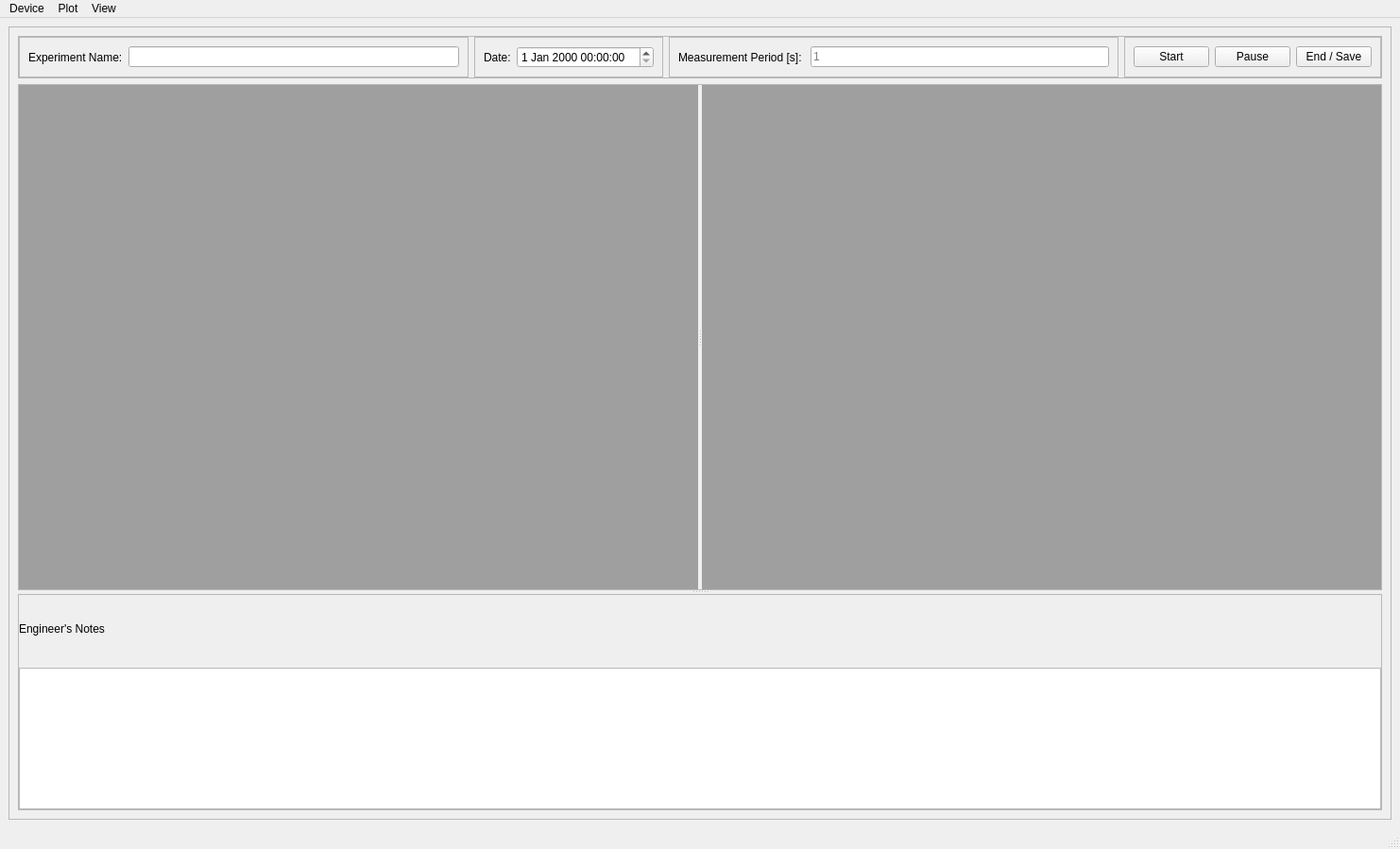
<?xml version="1.0" encoding="UTF-8"?>
<ui version="4.0">
 <class>MainWindow</class>
 <widget class="QMainWindow" name="MainWindow">
  <property name="geometry">
   <rect>
    <x>0</x>
    <y>0</y>
    <width>1482</width>
    <height>899</height>
   </rect>
  </property>
  <property name="windowTitle">
   <string>MainWindow</string>
  </property>
  <widget class="QWidget" name="centralwidget">
   <layout class="QHBoxLayout" name="horizontalLayout_7">
    <item>
     <widget class="QFrame" name="frame">
      <property name="frameShape">
       <enum>QFrame::StyledPanel</enum>
      </property>
      <property name="frameShadow">
       <enum>QFrame::Raised</enum>
      </property>
      <layout class="QVBoxLayout" name="verticalLayout">
       <item>
        <widget class="QFrame" name="frame_5">
         <property name="frameShape">
          <enum>QFrame::StyledPanel</enum>
         </property>
         <property name="frameShadow">
          <enum>QFrame::Raised</enum>
         </property>
         <layout class="QHBoxLayout" name="horizontalLayout_5">
          <property name="leftMargin">
           <number>0</number>
          </property>
          <property name="topMargin">
           <number>0</number>
          </property>
          <property name="rightMargin">
           <number>0</number>
          </property>
          <property name="bottomMargin">
           <number>0</number>
          </property>
          <item>
           <widget class="QFrame" name="frame_2">
            <property name="frameShape">
             <enum>QFrame::StyledPanel</enum>
            </property>
            <property name="frameShadow">
             <enum>QFrame::Raised</enum>
            </property>
            <layout class="QHBoxLayout" name="horizontalLayout">
             <item>
              <widget class="QLabel" name="experimentNameLabel">
               <property name="text">
                <string>Experiment Name:</string>
               </property>
              </widget>
             </item>
             <item>
              <widget class="QLineEdit" name="experimentNameLineEdit"/>
             </item>
            </layout>
           </widget>
          </item>
          <item>
           <widget class="QFrame" name="frame_3">
            <property name="frameShape">
             <enum>QFrame::StyledPanel</enum>
            </property>
            <property name="frameShadow">
             <enum>QFrame::Raised</enum>
            </property>
            <layout class="QHBoxLayout" name="horizontalLayout_2">
             <item>
              <widget class="QLabel" name="dateLabel">
               <property name="text">
                <string>Date:</string>
               </property>
              </widget>
             </item>
             <item>
              <widget class="QDateTimeEdit" name="dateTimeEdit"/>
             </item>
            </layout>
           </widget>
          </item>
          <item>
           <widget class="QFrame" name="frame_4">
            <property name="frameShape">
             <enum>QFrame::StyledPanel</enum>
            </property>
            <property name="frameShadow">
             <enum>QFrame::Raised</enum>
            </property>
            <layout class="QHBoxLayout" name="horizontalLayout_3">
             <item>
              <widget class="QLabel" name="MeasurePeriodLabel">
               <property name="text">
                <string>Measurement Period [s]: </string>
               </property>
              </widget>
             </item>
             <item>
              <widget class="QLineEdit" name="MeasureFreqLineEdit">
               <property name="placeholderText">
                <string>1</string>
               </property>
              </widget>
             </item>
            </layout>
           </widget>
          </item>
          <item>
           <widget class="QFrame" name="frame_6">
            <property name="frameShape">
             <enum>QFrame::StyledPanel</enum>
            </property>
            <property name="frameShadow">
             <enum>QFrame::Raised</enum>
            </property>
            <layout class="QHBoxLayout" name="horizontalLayout_4">
             <item>
              <widget class="QPushButton" name="startPushButton">
               <property name="text">
                <string>Start</string>
               </property>
               <property name="checkable">
                <bool>false</bool>
               </property>
              </widget>
             </item>
             <item>
              <widget class="QPushButton" name="pausePushButton">
               <property name="text">
                <string>Pause</string>
               </property>
              </widget>
             </item>
             <item>
              <widget class="QPushButton" name="endAndSavePushButton">
               <property name="text">
                <string>End / Save</string>
               </property>
              </widget>
             </item>
            </layout>
           </widget>
          </item>
         </layout>
        </widget>
       </item>
       <item>
        <widget class="QSplitter" name="splitter_2">
         <property name="orientation">
          <enum>Qt::Vertical</enum>
         </property>
         <widget class="QFrame" name="frame_8">
          <property name="frameShape">
           <enum>QFrame::StyledPanel</enum>
          </property>
          <property name="frameShadow">
           <enum>QFrame::Raised</enum>
          </property>
          <layout class="QHBoxLayout" name="horizontalLayout_6">
           <property name="leftMargin">
            <number>0</number>
           </property>
           <property name="topMargin">
            <number>0</number>
           </property>
           <property name="rightMargin">
            <number>0</number>
           </property>
           <property name="bottomMargin">
            <number>0</number>
           </property>
           <item>
            <widget class="QSplitter" name="splitter">
             <property name="sizePolicy">
              <sizepolicy hsizetype="Expanding" vsizetype="Expanding">
               <horstretch>0</horstretch>
               <verstretch>0</verstretch>
              </sizepolicy>
             </property>
             <property name="orientation">
              <enum>Qt::Horizontal</enum>
             </property>
             <property name="opaqueResize">
              <bool>true</bool>
             </property>
             <widget class="QMdiArea" name="mdiArea">
              <property name="sizePolicy">
               <sizepolicy hsizetype="Expanding" vsizetype="Expanding">
                <horstretch>1</horstretch>
                <verstretch>1</verstretch>
               </sizepolicy>
              </property>
             </widget>
             <widget class="QMdiArea" name="mdiArea_2">
              <property name="sizePolicy">
               <sizepolicy hsizetype="Expanding" vsizetype="Expanding">
                <horstretch>1</horstretch>
                <verstretch>1</verstretch>
               </sizepolicy>
              </property>
             </widget>
            </widget>
           </item>
          </layout>
         </widget>
         <widget class="QFrame" name="frame_7">
          <property name="frameShape">
           <enum>QFrame::StyledPanel</enum>
          </property>
          <property name="frameShadow">
           <enum>QFrame::Raised</enum>
          </property>
          <layout class="QVBoxLayout" name="verticalLayout_2">
           <property name="leftMargin">
            <number>0</number>
           </property>
           <property name="topMargin">
            <number>0</number>
           </property>
           <property name="rightMargin">
            <number>0</number>
           </property>
           <property name="bottomMargin">
            <number>0</number>
           </property>
           <item>
            <widget class="QLabel" name="label">
             <property name="sizePolicy">
              <sizepolicy hsizetype="Minimum" vsizetype="Minimum">
               <horstretch>0</horstretch>
               <verstretch>0</verstretch>
              </sizepolicy>
             </property>
             <property name="text">
              <string>Engineer's Notes</string>
             </property>
            </widget>
           </item>
           <item>
            <widget class="QTextBrowser" name="errorDisplay">
             <property name="sizePolicy">
              <sizepolicy hsizetype="Expanding" vsizetype="Expanding">
               <horstretch>0</horstretch>
               <verstretch>0</verstretch>
              </sizepolicy>
             </property>
             <property name="maximumSize">
              <size>
               <width>16777215</width>
               <height>150</height>
              </size>
             </property>
            </widget>
           </item>
          </layout>
         </widget>
        </widget>
       </item>
      </layout>
     </widget>
    </item>
   </layout>
  </widget>
  <widget class="QMenuBar" name="menubar">
   <property name="geometry">
    <rect>
     <x>0</x>
     <y>0</y>
     <width>1482</width>
     <height>21</height>
    </rect>
   </property>
   <widget class="QMenu" name="menuFile">
    <property name="title">
     <string>Device</string>
    </property>
    <widget class="QMenu" name="menuAdd">
     <property name="title">
      <string>Add</string>
     </property>
     <addaction name="actionSerial_Instrument"/>
     <addaction name="actionGPIB_Instrument"/>
     <addaction name="actionEthernet_Instrument"/>
     <addaction name="actionUSB_Instrument"/>
    </widget>
    <addaction name="menuAdd"/>
    <addaction name="actionView"/>
    <addaction name="actionDeviceList"/>
   </widget>
   <widget class="QMenu" name="menuPlot">
    <property name="title">
     <string>Plot</string>
    </property>
    <addaction name="action_Add_Plot_Window"/>
    <addaction name="action_Open_Old_Plot"/>
   </widget>
   <widget class="QMenu" name="menuView">
    <property name="title">
     <string>View</string>
    </property>
    <addaction name="actionExperiment"/>
    <addaction name="action_gasValve"/>
    <addaction name="action_pressureGauge"/>
    <addaction name="action_lockInAmplifier1"/>
    <addaction name="action_lockInAmplifier2"/>
    <addaction name="action_temperatureController"/>
    <addaction name="action_magnetPowerSupply"/>
   </widget>
   <addaction name="menuFile"/>
   <addaction name="menuPlot"/>
   <addaction name="menuView"/>
  </widget>
  <widget class="QStatusBar" name="statusbar"/>
  <action name="action_Add_Plot_Window">
   <property name="checkable">
    <bool>false</bool>
   </property>
   <property name="checked">
    <bool>false</bool>
   </property>
   <property name="enabled">
    <bool>true</bool>
   </property>
   <property name="text">
    <string>New</string>
   </property>
  </action>
  <action name="action_open_old_plots">
   <property name="text">
    <string>Open</string>
   </property>
  </action>
  <action name="action_Open_Old_Plot">
   <property name="text">
    <string>Open</string>
   </property>
  </action>
  <action name="actionExperiment">
   <property name="checkable">
    <bool>true</bool>
   </property>
   <property name="text">
    <string>Experiment</string>
   </property>
  </action>
  <action name="action_gasValve">
   <property name="checkable">
    <bool>true</bool>
   </property>
   <property name="text">
    <string>Gas Valve</string>
   </property>
  </action>
  <action name="action_pressureGauge">
   <property name="checkable">
    <bool>true</bool>
   </property>
   <property name="text">
    <string>Pressure Gauge</string>
   </property>
  </action>
  <action name="action_lockInAmplifier1">
   <property name="checkable">
    <bool>true</bool>
   </property>
   <property name="text">
    <string>Lock-In Amplifier</string>
   </property>
  </action>
  <action name="action_temperatureController">
   <property name="checkable">
    <bool>true</bool>
   </property>
   <property name="text">
    <string>Temperature Controller</string>
   </property>
  </action>
  <action name="actionView">
   <property name="text">
    <string>Remove</string>
   </property>
  </action>
  <action name="actionDeviceList">
   <property name="text">
    <string>Device List</string>
   </property>
  </action>
  <action name="actionSerial_Instrument">
   <property name="text">
    <string>Serial Instrument</string>
   </property>
  </action>
  <action name="actionGPIB_Instrument">
   <property name="text">
    <string>GPIB Instrument</string>
   </property>
  </action>
  <action name="actionUSB_Instrument">
   <property name="text">
    <string>USB-6525 Instrument</string>
   </property>
  </action>
  <action name="actionEthernet_Instrument">
   <property name="text">
    <string>Ethernet Instrument</string>
   </property>
  </action>
  <action name="action_magnetPowerSupply">
   <property name="checkable">
    <bool>true</bool>
   </property>
   <property name="text">
    <string>Magnet Power Supply</string>
   </property>
  </action>
  <action name="action_lockInAmplifier2">
   <property name="checkable">
    <bool>true</bool>
   </property>
   <property name="text">
    <string>Lock-In Amplifier 2</string>
   </property>
  </action>
 </widget>
 <resources/>
 <connections/>
</ui>
